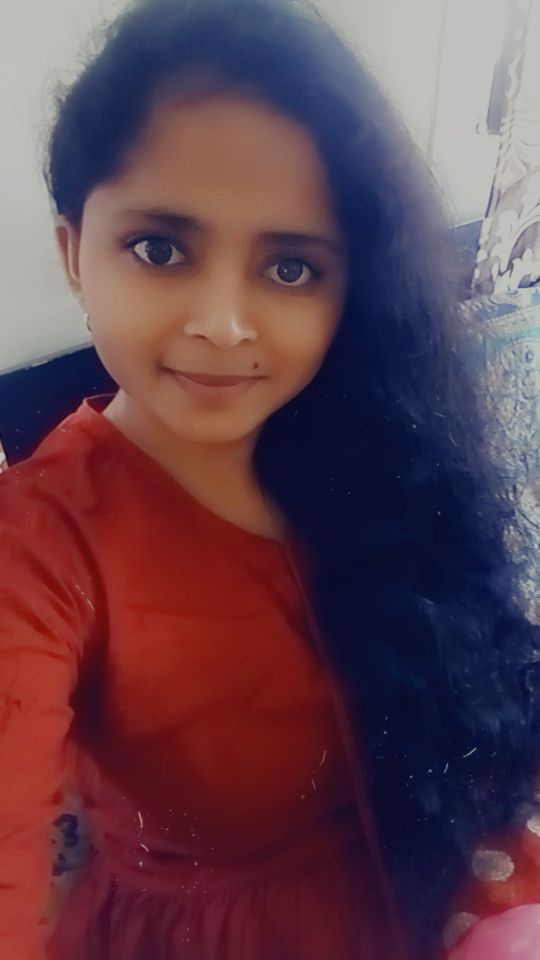
#> input picture ImageToPencilSketch/photo.jpg, 540 x 960 px
$ python demo.py
#> lines starting #> are read from the running program, lines starting #| are printed output that depends on the picture
import numpy as np
import imageio
import scipy.ndimage
import cv2


def greyscale(rgb):
     return np.dot(rgb[...,:3],[0.299,0.587,0.114])

def dodge(front,back):
    result=front*255/(255-back)
    result[result>255]=255
    result[back==255]=255
    return result.astype('uint8')

img="photo.jpg"
s=imageio.imread(img)
#> s is the input picture: shape (960, 540, 3); mean R, G, B 97.5, 64.5, 77.2
g=greyscale(s)
#> in greyscale, `return np.dot(rgb[...,:3],[0.299,0.587,0.114])`:
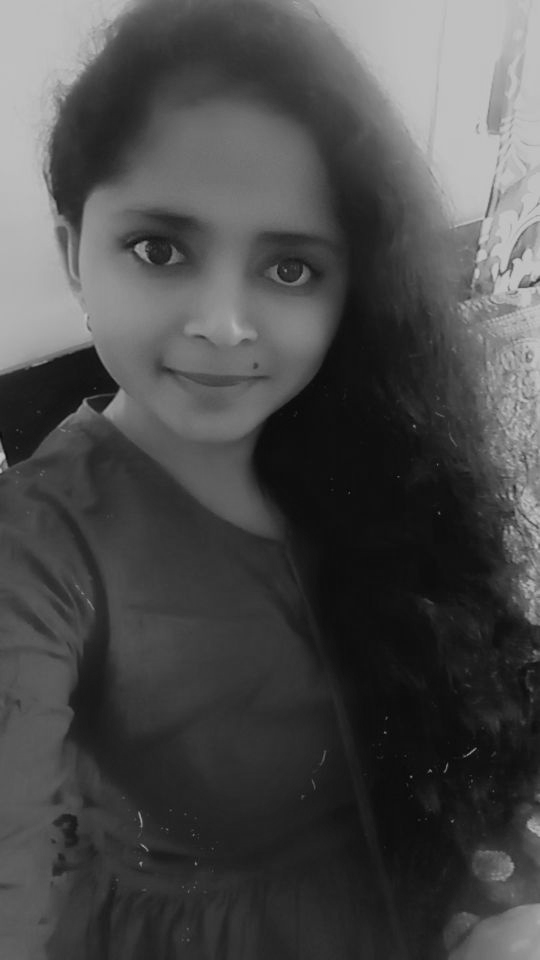
#> returned value: shape (960, 540) float64; min 5.05, max 203.2, mean 75.8
i=255-g
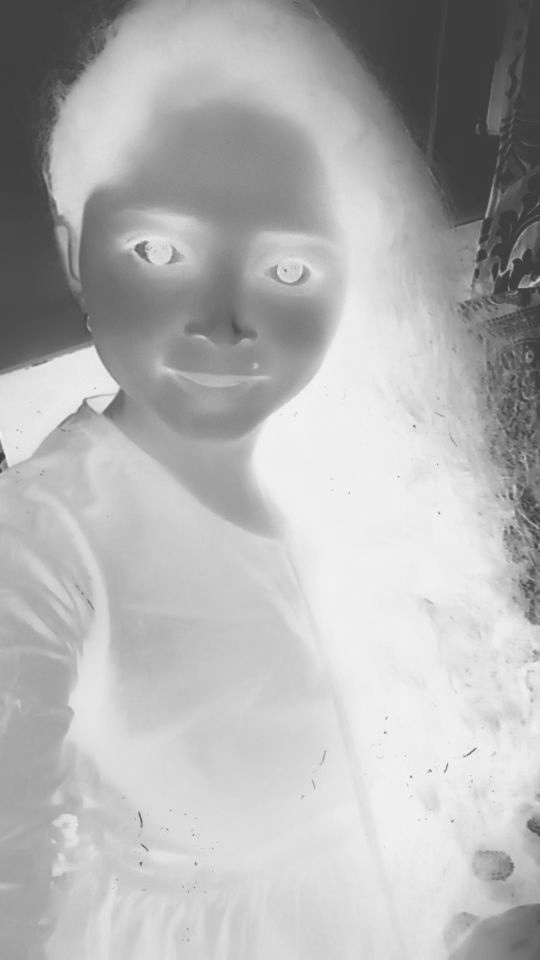
#> i: shape (960, 540) float64; min 51.83, max 249.9, mean 179.2


b=scipy.ndimage.filters.gaussian_filter(i,sigma=10)
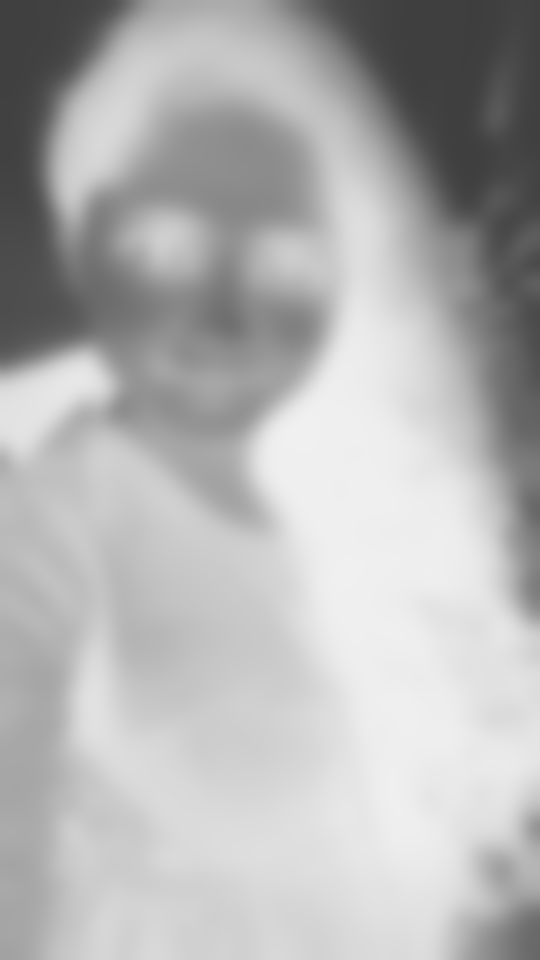
#> b: shape (960, 540) float64; min 62.95, max 240.6, mean 179.2
r=dodge(b,g)
#> in dodge, `result=front*255/(255-back)`:
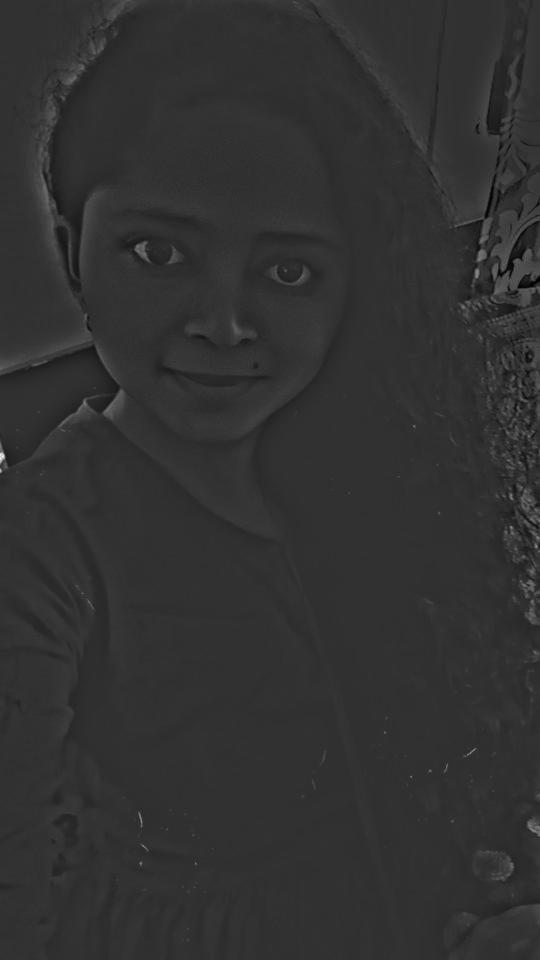
#> result: shape (960, 540) float64; min 116.7, max 831.4, mean 256.7; drawn with min black and max white
#> in dodge, `result[result>255]=255`:
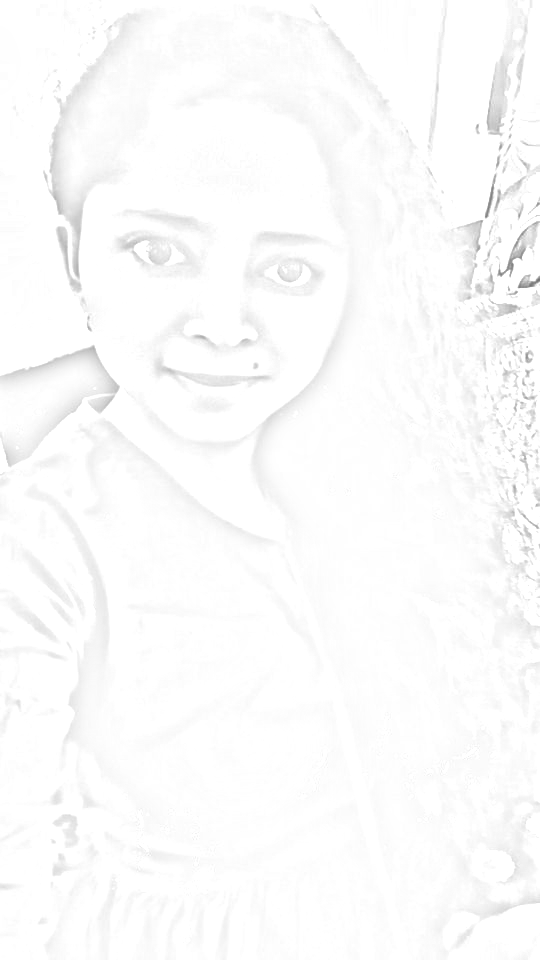
#> result: shape (960, 540) float64; min 116.7, max 255, mean 251.9


cv2.imwrite('1.png',r)
